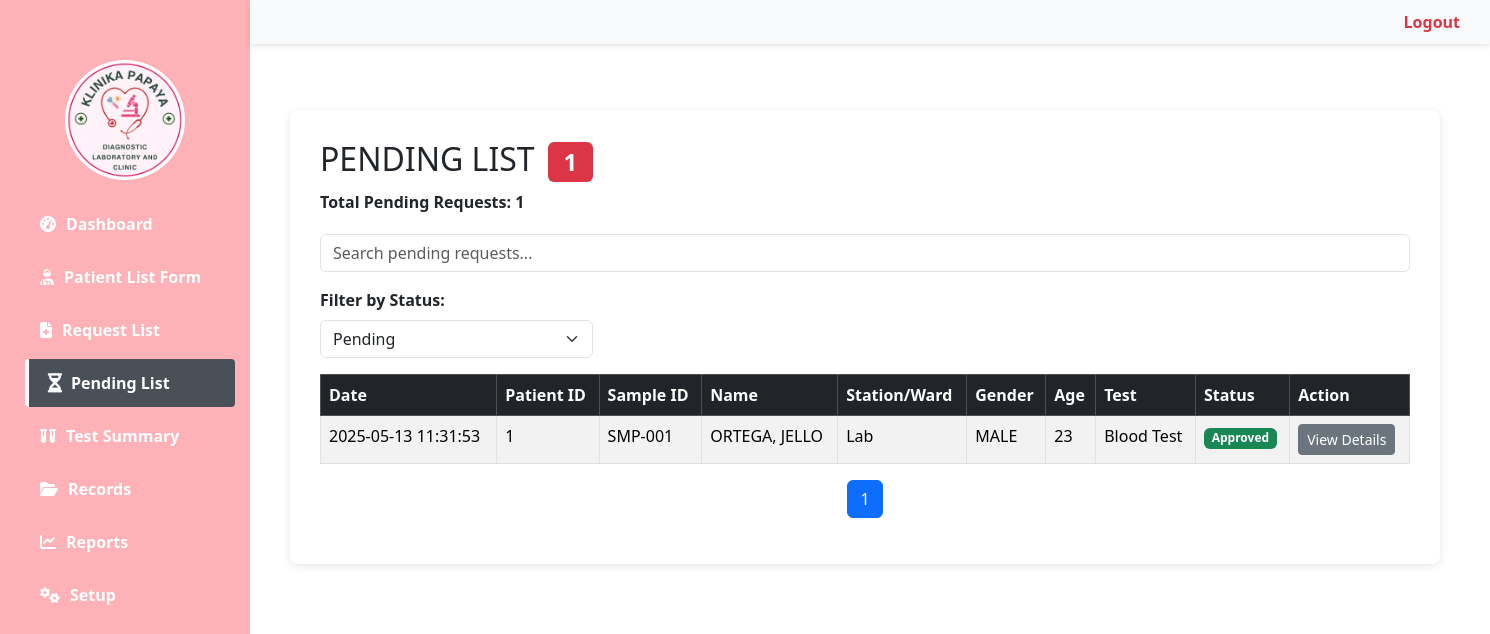
The page /pendinglist.php (signed in) on the database as committed earlier.
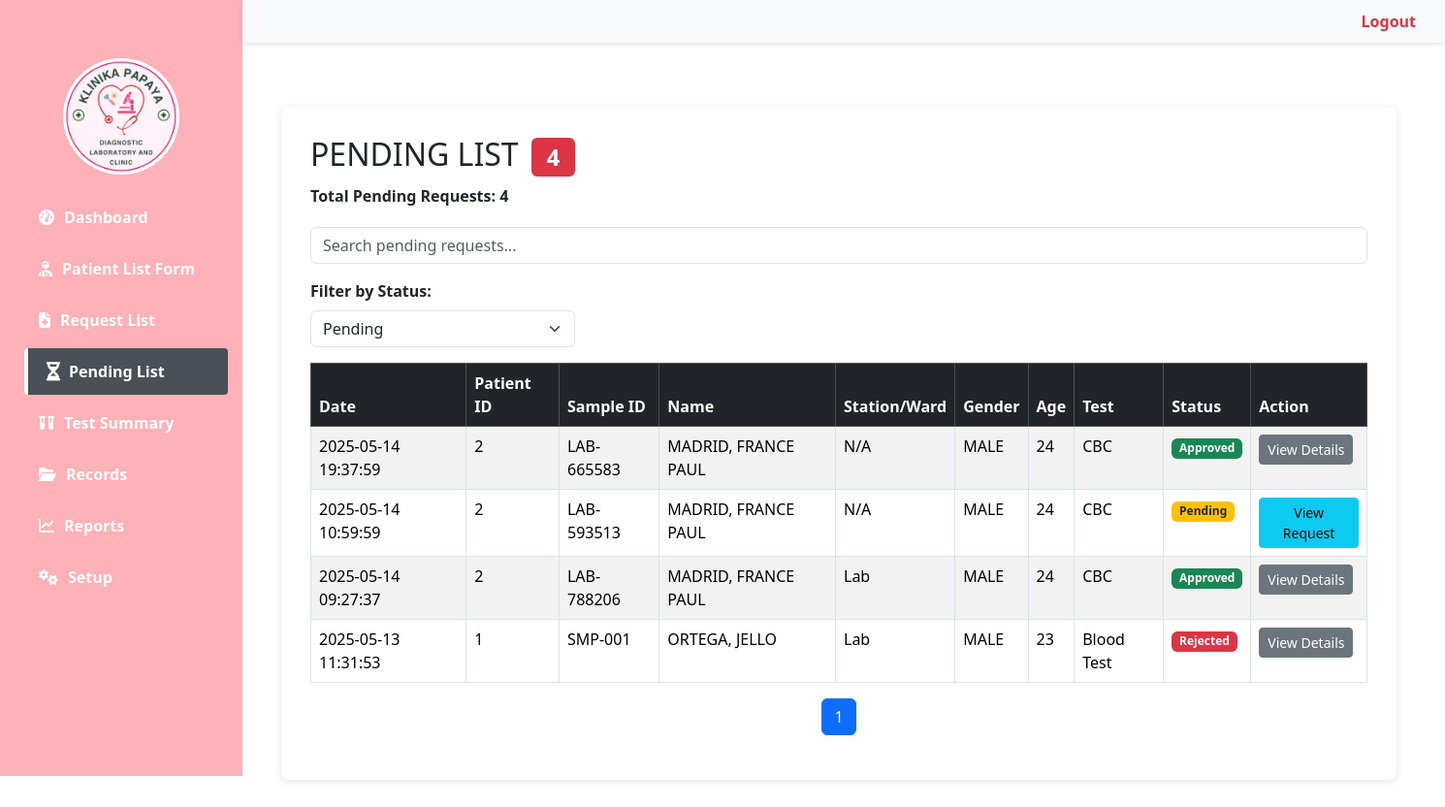
The same page on the database as committed later.
### tables this page shows
CREATE TABLE `pending_requests` (
  `id` int(11) NOT NULL,
  `date` datetime DEFAULT current_timestamp(),
  `patient_id` int(11) NOT NULL,
  `sample_id` varchar(50) NOT NULL,
  `full_name` varchar(100) NOT NULL,
  `station` varchar(50) NOT NULL,
  `station_ward` varchar(100) DEFAULT NULL,
  `gender` enum('MALE','FEMALE') NOT NULL,
  `age` int(11) NOT NULL,
  `birth_date` date NOT NULL,
  `test_name` varchar(100) NOT NULL,
  `clinical_info` text DEFAULT NULL,
  `physician` varchar(100) DEFAULT NULL,
  `status` enum('Pending','Approved','Rejected','Completed') DEFAULT 'Pending',
  `requested_by` varchar(50) NOT NULL,
  `processed_by` varchar(50) DEFAULT NULL,
  `processed_at` datetime DEFAULT NULL,
  `reject_reason` text DEFAULT NULL,
  `urgency` varchar(255) DEFAULT NULL,
  `payment_status` varchar(255) DEFAULT NULL
);

CREATE TABLE `patients` (
  `patient_id` int(11) NOT NULL,
  `full_name` varchar(100) NOT NULL,
  `gender` enum('MALE','FEMALE') NOT NULL,
  `age` int(11) NOT NULL,
  `birth_date` date NOT NULL,
  `delete_status` tinyint(1) NOT NULL DEFAULT 0
);

### pendinglist.php (the view, shortened to what this page needs)
<?php
require_once 'config/db_connect.php';
$recordsPerPage = 10;
$page = isset($_GET['page']) && is_numeric($_GET['page']) ? (int)$_GET['page'] : 1;
$offset = ($page - 1) * $recordsPerPage;
try {
    $countStmt = $connect->prepare("
    SELECT COUNT(*)
    FROM pending_requests
    ");
    $countStmt->execute();
    $totalPending = $countStmt->fetchColumn();
    $totalPages = ceil($totalPending / $recordsPerPage);
    $stmt = $connect->prepare("
    SELECT pr.*, p.gender, p.age, p.birth_date
    FROM pending_requests pr
    LEFT JOIN patients p ON pr.patient_id = p.patient_id
    ORDER BY pr.date DESC
    LIMIT :limit OFFSET :offset
");
    $stmt->bindValue(':limit', $recordsPerPage, PDO::PARAM_INT);
    $stmt->bindValue(':offset', $offset, PDO::PARAM_INT);
    $stmt->execute();
    $pending_requests = $stmt->fetchAll(PDO::FETCH_ASSOC);
} catch (PDOException $e) {
    die("Database error: " . $e->getMessage());
}
?>
<!DOCTYPE html>
<html lang="en">
<head>
    <link href="https://cdn.jsdelivr.net/npm/bootstrap@5.3.3/dist/css/bootstrap.min.css" rel="stylesheet">
    <link rel="stylesheet" href="assets/css/dashboard.css">
    <link rel="stylesheet" href="https://cdn.jsdelivr.net/npm/sweetalert2@11/dist/sweetalert2.min.css">
</head>
<body>
    <header>
        <a href="logout.php" onclick="return confirm('Log out?')">Logout</a>
    </header>
    <?php include('sidebar.php'); ?>
    <div class="main-content">
        <div class="table-container">
            <h2>PENDING LIST <span class="badge bg-danger pending-badge"><?= $totalPending ?></span></h2>
            <div class="record-count">Total Pending Requests: <?= $totalPending ?></div>
            <div class="mb-3">
                <input type="text" id="searchPending" class="form-control" placeholder="Search pending requests...">
            </div>
            <div class="mb-3">
                <label for="statusFilter" class="form-label">Filter by Status:</label>
                <select id="statusFilter" class="form-select w-25">
                    <option value="Pending" selected>Pending</option>
                </select>
            </div>
            <table id="pendingTable" class="table table-striped table-hover table-bordered">
                <thead class="table-dark">
                    <tr>
                        <th>Date</th>
                        <th>Patient ID</th>
                        <th>Sample ID</th>
                        <th>Name</th>
                        <th>Station/Ward</th>
                        <th>Gender</th>
                        <th>Age</th>
                        <th>Test</th>
                        <th>Status</th>
                        <th>Action</th>
                    </tr>
                </thead>
                <tbody id="pendingTableBody">
                    <?php if (!empty($pending_requests)): ?>
                        <?php foreach ($pending_requests as $row): ?>
                        <tr>
                            <td><?= htmlspecialchars($row['date']) ?></td>
                            <td><?= htmlspecialchars($row['patient_id']) ?></td>
                            <td><?= htmlspecialchars($row['sample_id'] ?? 'N/A') ?></td>
                            <td><?= htmlspecialchars($row['full_name']) ?></td>
                            <td><?= htmlspecialchars($row['station']) ?></td>
                            <td><?= htmlspecialchars($row['gender']) ?></td>
                            <td><?= htmlspecialchars($row['age']) ?></td>
                            <td><?= htmlspecialchars($row['test_name']) ?></td>
                            <td>
                                <?php if($row['status'] == 'Pending'): ?>
                                    <span class="badge bg-warning text-dark">Pending</span>
                                <?php elseif($row['status'] == 'Approved'): ?>
                                    <span class="badge bg-success">Approved</span>
                                <?php elseif($row['status'] == 'Rejected'): ?>
                                    <span class="badge bg-danger">Rejected</span>
                                <?php endif; ?>
                            </td>
                            <td>
                                <?php if($row['status'] == 'Pending'): ?>
                                    <button class="btn btn-sm btn-info view-btn"
                                            data-bs-toggle="modal"
                                            data-bs-target="#viewRequestModal"
                                            data-id="<?= $row['request_id'] ?? '' ?>"
                                            data-patient-id="<?= htmlspecialchars($row['patient_id'] ?? '') ?>"
                                            data-sample-id="<?= htmlspecialchars($row['sample_id'] ?? '') ?>"
                                            data-name="<?= htmlspecialchars($row['full_name'] ?? '') ?>"
                                            data-station="<?= htmlspecialchars($row['station'] ?? '') ?>"
                                            data-gender="<?= htmlspecialchars($row['gender'] ?? '') ?>"
                                            data-age="<?= htmlspecialchars($row['age'] ?? '') ?>"
                                            data-birth-date="<?= htmlspecialchars($row['birth_date'] ?? '') ?>"
                                            data-test-name="<?= htmlspecialchars($row['test_name'] ?? '') ?>"
                                            data-clinical-info="<?= htmlspecialchars($row['clinical_info'] ?? '') ?>"
                                            data-physician="<?= htmlspecialchars($row['physician'] ?? '') ?>"
                                            data-date="<?= htmlspecialchars($row['date'] ?? '') ?>">
                                        View Request
                                    </button>
                                <?php else: ?>
                                    <button class="btn btn-sm btn-secondary view-details-btn"
                                            data-bs-toggle="modal"
                                            data-bs-target="#viewDetailsModal"
                                            data-id="<?= $row['request_id'] ?? '' ?>"
                                            data-status="<?= htmlspecialchars($row['status'] ?? '') ?>"
                                            data-processed-by="<?= htmlspecialchars($row['processed_by'] ?? '') ?>"
                                            data-processed-at="<?= htmlspecialchars($row['processed_at'] ?? '') ?>"
                                            data-reject-reason="<?= htmlspecialchars($row['reject_reason'] ?? '') ?>">
                                        View Details
                                    </button>
                                <?php endif; ?>
                            </td>
                        </tr>
                        <?php endforeach; ?>
                    <?php else: ?>
                        <tr><td colspan="10" class="text-center">No pending requests found.</td></tr>
                    <?php endif; ?>
                </tbody>
            </table>
            <nav>
                <ul class="pagination justify-content-center">
                    <?php for ($i = 1; $i <= $totalPages; $i++): ?>
                        <li class="page-item <?= ($i == $page) ? 'active' : '' ?>">
                            <a class="page-link" href="?page=<?= $i ?>"><?= $i ?></a>
                        </li>
                    <?php endfor; ?>
                </ul>
            </nav>
        </div>
    </div>
</body>
</html>

### sidebar.php (shortened to what this page needs)
<!DOCTYPE html>
<html lang="en">
<head>
</head>
<body>
<link href="https://cdn.jsdelivr.net/npm/bootstrap@5.3.3/dist/css/bootstrap.min.css" rel="stylesheet">
<link href="https://cdnjs.cloudflare.com/ajax/libs/font-awesome/6.5.0/css/all.min.css" rel="stylesheet">
<?php
  $currentPage = basename($_SERVER['PHP_SELF']);
?>
<div class="sidebar">
  <div class="logo">
    <img src="assets/image/profile.jpg" alt="Logo">
  </div>
  <a href="dashboard.php" class="<?php echo ($currentPage == 'dashboard.php') ? 'active' : ''; ?>">
    <i class="fas fa-tachometer-alt"></i> Dashboard
  </a>
  <a href="patientlist.php" class="<?php echo ($currentPage == 'patientlist.php') ? 'active' : ''; ?>">
    <i class="fas fa-user-injured"></i> Patient List Form
  </a>
  <a href="requestlist.php" class="<?php echo ($currentPage == 'requestlist.php') ? 'active' : ''; ?>">
    <i class="fas fa-file-medical"></i> Request List
  </a>
  <a href="pendinglist.php" class="<?php echo ($currentPage == 'pendinglist.php') ? 'active' : ''; ?>">
    <i class="fas fa-hourglass-half"></i> Pending List
  </a>
  <a href="test_summary.php" class="<?php echo ($currentPage == 'test_summary.php') ? 'active' : ''; ?>">
    <i class="fas fa-vials"></i> Test Summary
  </a>
  <a href="records.php" class="<?php echo ($currentPage == 'records.php') ? 'active' : ''; ?>">
    <i class="fas fa-folder-open"></i> Records
  </a>
  <a href="reports.php" class="<?php echo ($currentPage == 'reports.php') ? 'active' : ''; ?>">
    <i class="fas fa-chart-line"></i> Reports
  </a>
  <a href="setup.php" class="<?php echo ($currentPage == 'setup.php') ? 'active' : ''; ?>">
    <i class="fas fa-cogs"></i> Setup
  </a>
</div>
</body>
</html>

### assets/css/dashboard.css (style rules this page uses)
body { font-family: Arial, sans-serif; margin: 0; padding: 0; display: flex; background-color: #f5f5f5; }
.sidebar { width: 250px; background-color: #feb1b7; color: white; height: 100vh; padding: 20px; box-sizing: border-box; position: fixed; overflow-y: auto; }
.sidebar a { display: block; color: #2c3e50; font-weight: bold; padding: 10px; text-decoration: none; margin-bottom: 5px; border-radius: 4px; transition: all 0.3s; }
.sidebar a.active { background-color: #2c3e50; color: #ffffff; }
.table-container { background-color: white; border-radius: 8px; box-shadow: 0 2px 10px rgba(0,0,0,0.1); padding: 20px; margin-bottom: 20px; overflow-x: auto; }
table { width: 100%; border-collapse: collapse; }
th, td { padding: 12px 15px; text-align: left; border-bottom: 1px solid #ddd; }
th { background-color: #f2f2f2; font-weight: bold; }
label { display: block; margin-bottom: 5px; font-weight: bold; }
select, input { width: 100%; padding: 10px; border: 1px solid #ddd; border-radius: 4px; box-sizing: border-box; }
.btn { background-color: #3498db; color: white; border: none; padding: 10px 15px; border-radius: 4px; cursor: pointer; font-size: 16px; }

### pendinglist.php (style rules this page uses)
body { margin: 0; padding: 0; font-family: Arial, sans-serif; background-color: #f1f1f1; }
.main-content { margin-left: 250px; padding: 30px 40px; }
header { background-color: #f8f9fa; padding: 10px 30px; text-align: right; position: fixed; width: calc(100% - 250px); top: 0; z-index: 1000; left: 250px; box-shadow: 0 2px 5px rgba(0,0,0,0.1); }
header a { color: #dc3545; text-decoration: none; font-weight: bold; }
.table-container { margin-top: 80px; background-color: #fff; padding: 30px; border-radius: 8px; box-shadow: 0 2px 8px rgba(0,0,0,0.1); width: 1150px; }
table { width: 100%; font-size: 16px; }
h2 { margin-bottom: 20px; }
.record-count { margin-bottom: 20px; font-weight: bold; }
.pending-badge { font-size: 0.8rem; vertical-align: top; margin-left: 5px; }

### sidebar.php (style rules this page uses)
.sidebar { width: 250px; height: 100vh; position: fixed; background-color: #feb1b7; padding-top: 60px; overflow-y: auto; }
.sidebar .logo { text-align: center; margin-bottom: 20px; }
.sidebar .logo img { width: 120px; height: auto; border-radius: 50%; }
.sidebar a { display: flex; align-items: center; padding: 12px 20px; font-size: 16px; color: #ffffff; text-decoration: none; transition: background 0.3s ease, transform 0.2s ease; }
.sidebar a.active { background-color: #495057; color: white; transform: translateX(5px); border-left: 4px solid #ffffff; }
.sidebar a i { margin-right: 10px; transition: transform 0.3s ease; }
.sidebar a:hover i, .sidebar a.active i { transform: scale(1.2); }

Rows that differ between the two databases and show on the page:
added pending_requests: date "2025-05-14 19:37:59", patient "2", sample "LAB-665583", full_name "MADRID, FRANCE PAUL", station "N/A", patient.gender "MALE", patient.age "24", test_name "CBC", status "Approved"
added pending_requests: date "2025-05-14 10:59:59", patient "2", sample "LAB-593513", full_name "MADRID, FRANCE PAUL", station "N/A", patient.gender "MALE", patient.age "24", test_name "CBC", status "Pending"
added pending_requests: date "2025-05-14 09:27:37", patient "2", sample "LAB-788206", full_name "MADRID, FRANCE PAUL", station "Lab", patient.gender "MALE", patient.age "24", test_name "CBC", status "Approved"
changed pending_requests "SMP-001": status "Approved" → "Rejected"
Other text that changed with them:
$totalPending: "1" → "4"
